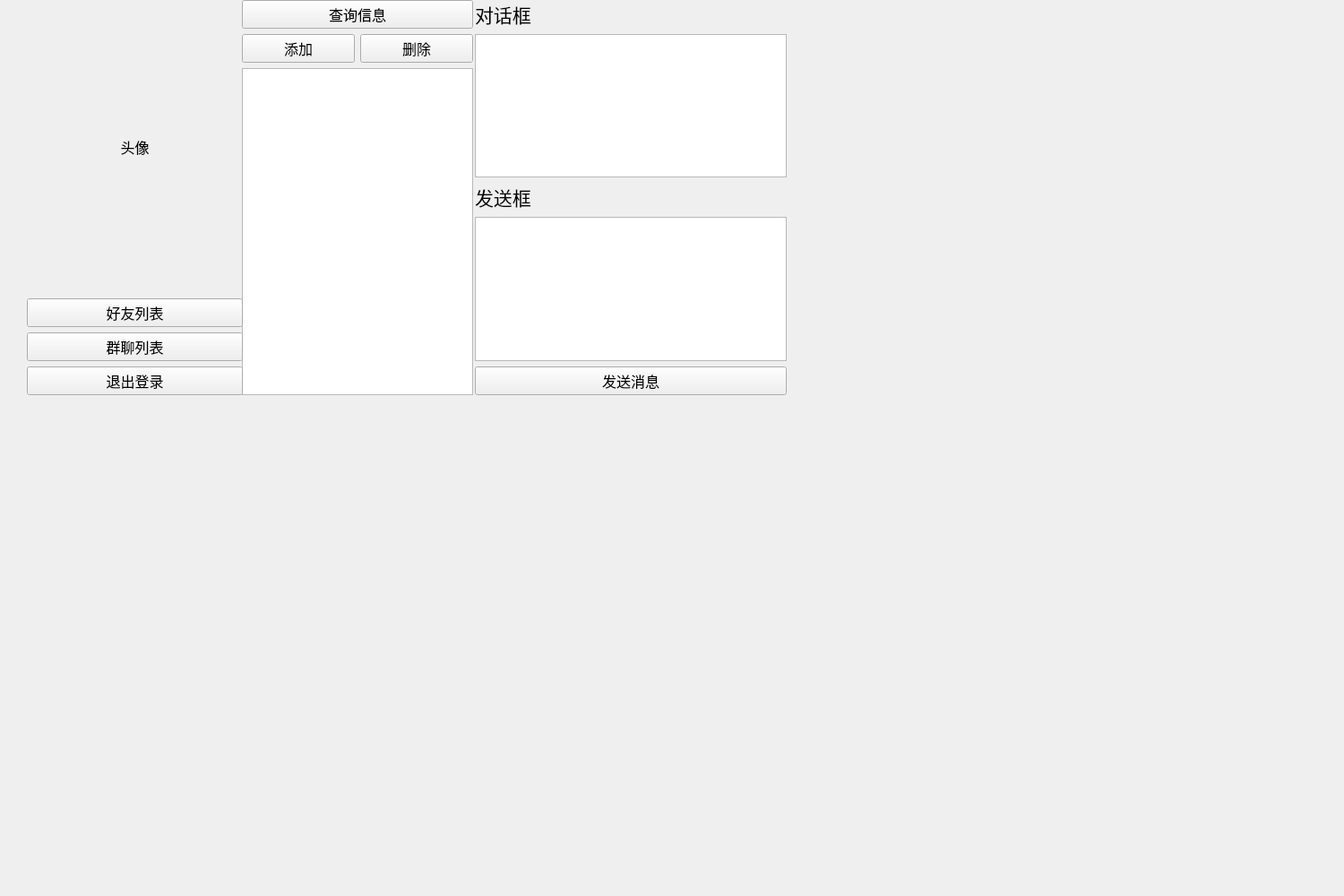
<?xml version="1.0" encoding="UTF-8"?>
<ui version="4.0">
 <class>mainInterface</class>
 <widget class="QWidget" name="mainInterface">
  <property name="geometry">
   <rect>
    <x>0</x>
    <y>0</y>
    <width>1500</width>
    <height>1000</height>
   </rect>
  </property>
  <property name="windowTitle">
   <string>Form</string>
  </property>
  <widget class="QWidget" name="layoutWidget_2">
   <property name="geometry">
    <rect>
     <x>270</x>
     <y>0</y>
     <width>258</width>
     <height>441</height>
    </rect>
   </property>
   <layout class="QVBoxLayout" name="verticalLayout">
    <item>
     <layout class="QHBoxLayout" name="horizontalLayout_4"/>
    </item>
    <item>
     <widget class="QPushButton" name="pushButtonInquire">
      <property name="font">
       <font>
        <family>杨任东竹石体-Regular</family>
        <pointsize>12</pointsize>
       </font>
      </property>
      <property name="text">
       <string>查询信息</string>
      </property>
     </widget>
    </item>
    <item>
     <layout class="QHBoxLayout" name="horizontalLayout_2">
      <item>
       <widget class="QPushButton" name="pushButtonAdd">
        <property name="font">
         <font>
          <family>杨任东竹石体-Regular</family>
          <pointsize>12</pointsize>
         </font>
        </property>
        <property name="text">
         <string>添加</string>
        </property>
       </widget>
      </item>
      <item>
       <widget class="QPushButton" name="pushButtondelete">
        <property name="font">
         <font>
          <family>杨任东竹石体-Regular</family>
          <pointsize>12</pointsize>
         </font>
        </property>
        <property name="text">
         <string>删除</string>
        </property>
       </widget>
      </item>
     </layout>
    </item>
    <item>
     <widget class="QTextEdit" name="textEditList">
      <property name="font">
       <font>
        <family>杨任东竹石体-Regular</family>
        <pointsize>10</pointsize>
       </font>
      </property>
     </widget>
    </item>
   </layout>
  </widget>
  <widget class="QWidget" name="layoutWidget_3">
   <property name="geometry">
    <rect>
     <x>530</x>
     <y>0</y>
     <width>348</width>
     <height>441</height>
    </rect>
   </property>
   <layout class="QVBoxLayout" name="verticalLayout_3" stretch="0,0,0,0,0">
    <item>
     <widget class="QLabel" name="label">
      <property name="font">
       <font>
        <family>杨任东竹石体-Regular</family>
        <pointsize>16</pointsize>
       </font>
      </property>
      <property name="text">
       <string>对话框</string>
      </property>
     </widget>
    </item>
    <item>
     <widget class="QTextEdit" name="textEditTalk"/>
    </item>
    <item>
     <widget class="QLabel" name="label_1">
      <property name="font">
       <font>
        <family>杨任东竹石体-Regular</family>
        <pointsize>16</pointsize>
       </font>
      </property>
      <property name="text">
       <string>发送框</string>
      </property>
     </widget>
    </item>
    <item>
     <widget class="QTextEdit" name="textEditSend"/>
    </item>
    <item>
     <widget class="QPushButton" name="pushButtonSend">
      <property name="font">
       <font>
        <family>杨任东竹石体-Regular</family>
        <pointsize>12</pointsize>
       </font>
      </property>
      <property name="text">
       <string>发送消息</string>
      </property>
     </widget>
    </item>
   </layout>
  </widget>
  <widget class="QWidget" name="">
   <property name="geometry">
    <rect>
     <x>30</x>
     <y>0</y>
     <width>241</width>
     <height>441</height>
    </rect>
   </property>
   <layout class="QVBoxLayout" name="verticalLayout_2">
    <item>
     <widget class="QLabel" name="labelavatar">
      <property name="font">
       <font>
        <family>杨任东竹石体-Regular</family>
        <pointsize>12</pointsize>
       </font>
      </property>
      <property name="text">
       <string>头像</string>
      </property>
      <property name="alignment">
       <set>Qt::AlignCenter</set>
      </property>
     </widget>
    </item>
    <item>
     <widget class="QPushButton" name="pushButtonFriendslist">
      <property name="font">
       <font>
        <family>杨任东竹石体-Regular</family>
        <pointsize>12</pointsize>
       </font>
      </property>
      <property name="text">
       <string>好友列表</string>
      </property>
     </widget>
    </item>
    <item>
     <widget class="QPushButton" name="pushButtonGroupslist">
      <property name="font">
       <font>
        <family>杨任东竹石体-Regular</family>
        <pointsize>12</pointsize>
       </font>
      </property>
      <property name="text">
       <string>群聊列表</string>
      </property>
     </widget>
    </item>
    <item>
     <widget class="QPushButton" name="pushButtonQuit">
      <property name="font">
       <font>
        <family>杨任东竹石体-Regular</family>
        <pointsize>12</pointsize>
       </font>
      </property>
      <property name="text">
       <string>退出登录</string>
      </property>
     </widget>
    </item>
   </layout>
  </widget>
 </widget>
 <resources/>
 <connections/>
</ui>
